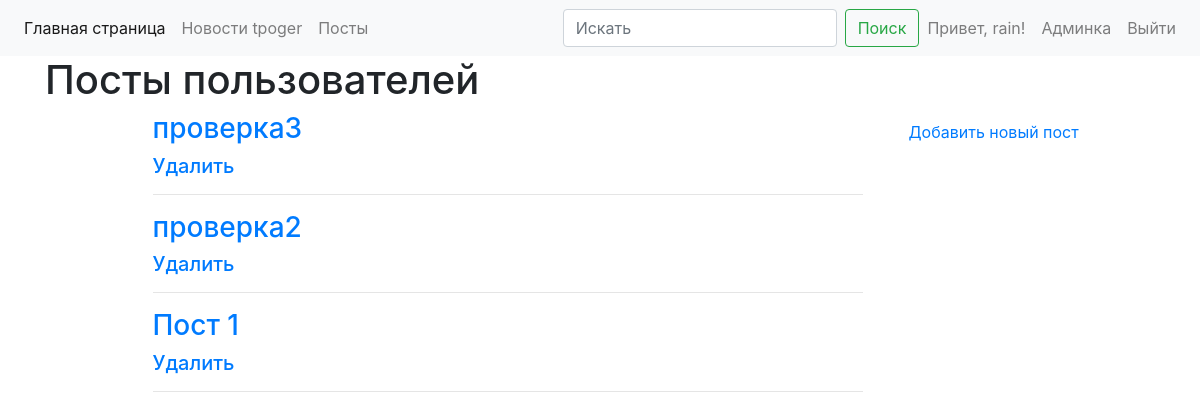
/posts/ (signed in), run on an earlier commit of the app's database.
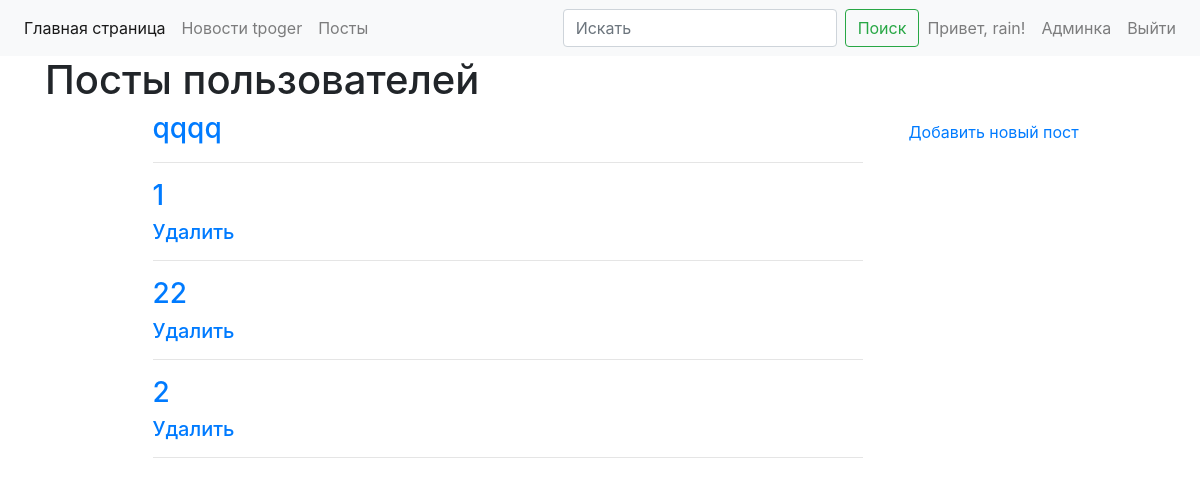
And on a later commit of the database.
### webapp/posts/models.py (models this page shows, shortened)
class Post(db.Model):
    id = db.Column(db.Integer, primary_key=True)
    title = db.Column(db.String, nullable=False)
    text = db.Column(db.Text, nullable=False)
    created = db.Column(db.DateTime, nullable=False, default=datetime.now())
    user_id = db.Column(
        db.Integer,
        db.ForeignKey('user.id', ondelete='CASCADE'),
        index=True)
    user = relationship('User', backref='posts')

### webapp/posts/views.py (the view)
@blueprint.route("/")
def post():
    title = 'Посты пользователей'
    post_list = Post.query.filter(Post.text.isnot(None)).order_by(Post.created.desc()).all()
    return render_template('posts/post.html', page_title=title, post_list=post_list)

### webapp/__init__.py (called while the page is built)
def create_app():
    app = Flask(__name__)
    app.config.from_pyfile('config.py')
    db.init_app(app)
    migrate = Migrate(app, db)
    login_manager = LoginManager()
    login_manager.init_app(app)
    login_manager.login_view = 'user.login'
    app.register_blueprint(user_blueprint)
    app.register_blueprint(admin_blueprint)
    app.register_blueprint(news_blueprint)
    app.register_blueprint(posts_blueprint)
    @login_manager.user_loader
    def load_user(user_id):
        return User.query.get(user_id)
    return app

### webapp/user/models.py (called while the page is built)
    @property
    def is_admin(self):
        return self.role == 'admin'

### webapp/templates/posts/post.html (shortened to what this page needs)
{% extends "base.html" %}
{% block content %}
<div class="container">
  <div class="row">
    <div class="col-1">
    </div>
    <div class="col-8">
    {% if current_user.is_authenticated %}
      {% for post in post_list %}
      <h3><a href="{{ url_for('post.single_post', id=post.id) }}">{{ post.title }}</a> </h3>
        <h5>
          {% if post.user_id == current_user.id %}
            <a class="action" href="{{ url_for('post.delete_post', id=post.id) }}" method="post">Удалить</a>
          {% endif %}
          <hr />
        </h5>
      {% endfor %}
    {% endif %}
    </div>
    <div class="col-3">
      <a class="nav-link" href="{{ url_for('post.new_post') }}">Добавить новый пост </a>
  </div>
  </div>
</div>
  {% endblock %}

What changed in the data, as far as the page shows it:
removed Post: title "проверка3"
removed Post: title "проверка2"
removed Post: title "Пост 1"
added Post: title "qqqq"
added Post: title "1"
added Post: title "22"
added Post: title "2"
